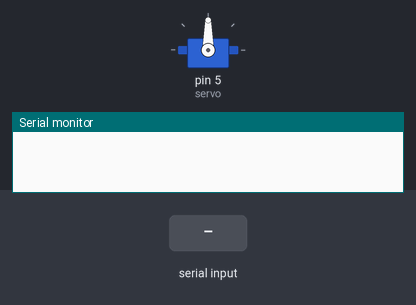
Recording of a sketch running on a simulated Arduino Uno, built with avr-gcc and run on an emulated ATmega328P. Parts: servo, the last lines printed to the serial monitor. The test bench sets the inputs (shaded band).

Above: at 1.2 s.
1.3 s: "30,150\n" received over Serial
At 2.1 s:
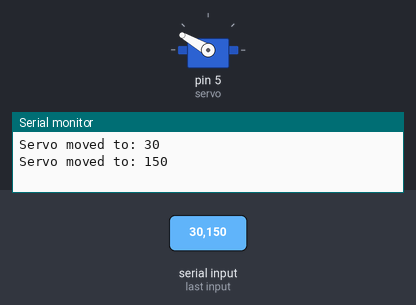
At 2.9 s:
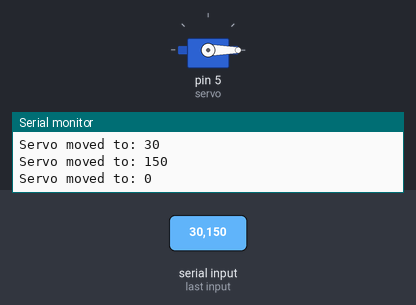
3.8 s: "90,45\n" received over Serial
At 4.6 s:
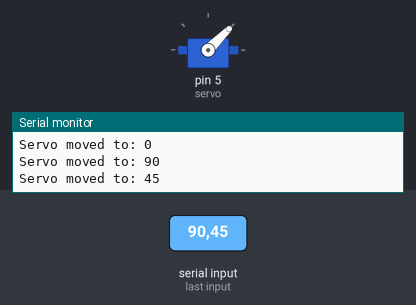
Timing chart, 0 to 6.8 s (numbered marks = the images above; inputs shaded):
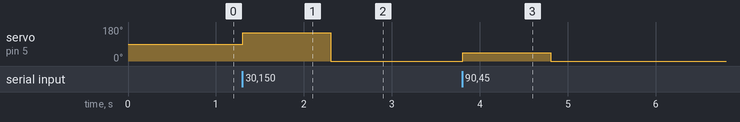

Measured:
- after the input at 1.3 s, servo on pin 5 (servo): 90° → 150° at once, → 0° 1.0 s later
- after the input at 3.8 s, servo on pin 5 (servo): 0° → 45° at once, → 0° 1.0 s later

The sketch:

servo_python.ino
```cpp
#include <Servo.h>

Servo servo;

void setup() {
  Serial.begin(9600);
  servo.attach(5);
}

void loop() {
  if (Serial.available() > 0) {  // Check if data is available from Python
    int angle = Serial.parseInt();  // Read and convert to an integer
    if (angle >= 0 && angle <= 180) {
      servo.write(angle);  // Move servo to the new angle
      Serial.print("Servo moved to: ");
      Serial.println(angle);
    }
  }
}
```
